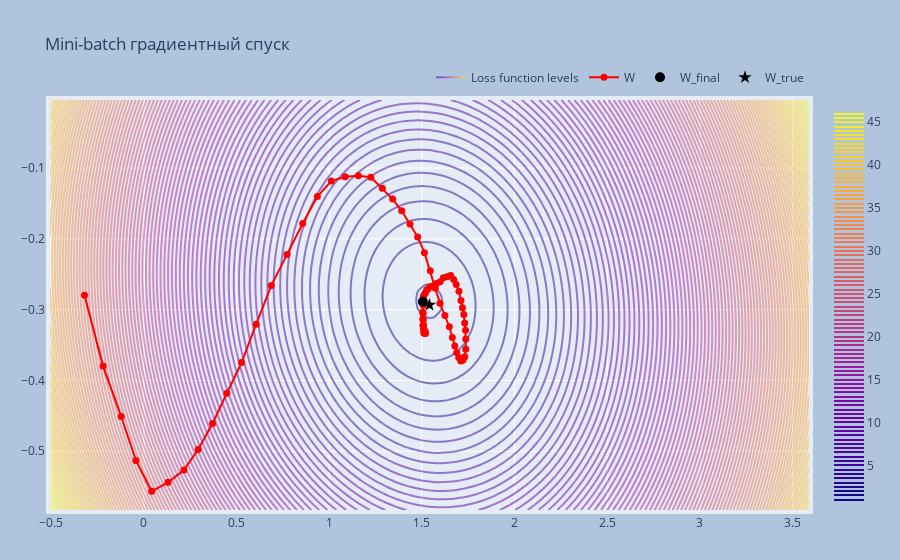

Notebook cell for this chart:
### Code cell
from plot_trajectory import plot_trajectory

plot_trajectory(
    w_list.numpy(),
    w_true.numpy(),
    X.numpy(),
    Y.squeeze(1).numpy(),
    'Mini-batch градиентный спуск'
)
